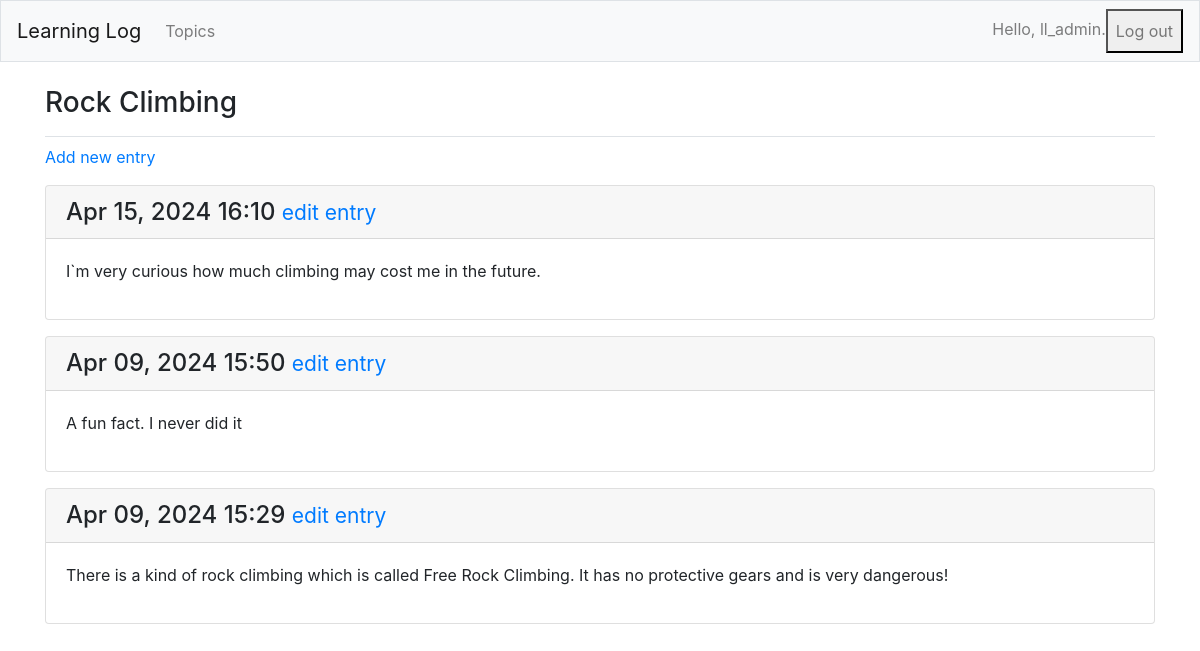
The page /topics/2/ (signed in) on the database its author committed.
### learning_logs/models.py (models this page shows, shortened)
class Topic(models.Model):
    text = models.CharField(max_length=200)
    date_added = models.DateTimeField(auto_now_add=True)
    owner = models.ForeignKey(User, on_delete=models.CASCADE)
    def __str__(self):
        return self.text

class Entry(models.Model):
    topic = models.ForeignKey(Topic, on_delete=models.CASCADE)
    text = models.TextField()
    date_added = models.DateTimeField(auto_now_add=True)
    class Meta:
        verbose_name_plural = 'entries'

### learning_logs/views.py (the view)
# urls.py: path('topics/<int:topic_id>/', views.topic, name='topic'),
@login_required
def topic(request, topic_id):
    topic = get_object_or_404(Topic, id=topic_id)
    check_topic_owner(request, topic)
    entries = topic.entry_set.order_by('-date_added')
    context = {'topic': topic, 'entries': entries}
    return render(request, 'learning_logs/topic.html', context)

### learning_logs/views.py (called while the page is built)
@login_required
def check_topic_owner(request, topic):
    if topic.owner != request.user:
        raise Http404

### learning_logs/templates/learning_logs/topic.html
{% extends 'learning_logs/base.html'%}
{% block page_header %}
  <h3>{{ topic }}</h3>
{% endblock page_header %}
{% block content %}
<p>
    <a href="{% url 'learning_logs:new_entry' topic.id %}">Add new entry</a>
</p>
    {% for entry in entries %}
    <div class="card mb-3">
        <h4 class="card-header">
          {{ entry.date_added|date:'M d, Y H:i' }}
          <small><a href="{% url 'learning_logs:edit_entry' entry.id %}">
              edit entry</a></small>
        </h4>
        <div class="card-body">
          {{ entry.text|linebreaks }}
        </div>
      </div>
    {% empty %}
    <p>There are no entries for this project yet.</p>
    {%endfor%}
{%endblock content%}

### learning_logs/templates/learning_logs/base.html (shortened to what this page needs)
{% load bootstrap4 %}
<!DOCTYPE html>
<html lang="en">
 <head>
   {% bootstrap_css %}
</head>
<body>
  <nav class="navbar navbar-expand-md navbar-light bg-light mb-4 border">
    <a class="navbar-brand" href="{% url 'learning_logs:index'%}">
        Learning Log</a>
        <div class="collapse navbar-collapse" id="navbarCollapse">
          <ul class="navbar-nav mr-auto">
            <li class="nav-item">
              <a class="nav-link" href="{% url 'learning_logs:topics'%}">
                  Topics</a></li>
          </ul>
          <ul class="navbar-nav ml-auto">
            {% if user.is_authenticated %}
              <li class="nav-item">
                <span class="navbar-text">Hello, {{ user.username }}.</span>
          </li>
          <form style= class="nav-item" method="post" action="{% url 'users:logout' %}">
            <button class="nav-link" type="submit">Log out</button>
          </form>
        {% else %}
          <li class="nav-item">
            <a class="nav-link" href="{% url 'users:register' %}">Register</a>
          </li>
          <li class="nav-item">
            <a class="nav-link" href="{% url 'users:login' %}">Log in</a></li>
        {% endif %}
        </ul>
      </div>
    </nav>
    <main role="main" class="container">
      <div class="pb-2 mb-2 border-bottom">
        {% block page_header %}{% endblock page_header %}
      </div>
      <div>
        {% block content %}{% endblock content %}
      </div>
    </main>
  </body>
</html>

### rows shown on the page
Topic: text "Rock Climbing"
Entry: date_added "Apr 15, 2024 16:10", text "I`m very curious how much climbing may cost me in the future."
Entry: date_added "Apr 09, 2024 15:50", text "A fun fact. I never did it"
Entry: date_added "Apr 09, 2024 15:29", text "There is a kind of rock climbing which is called Free Rock Climbing. It has no protective gears and is very dangerous!"

### other values the page prints
{{ user.username }} "ll_admin"
